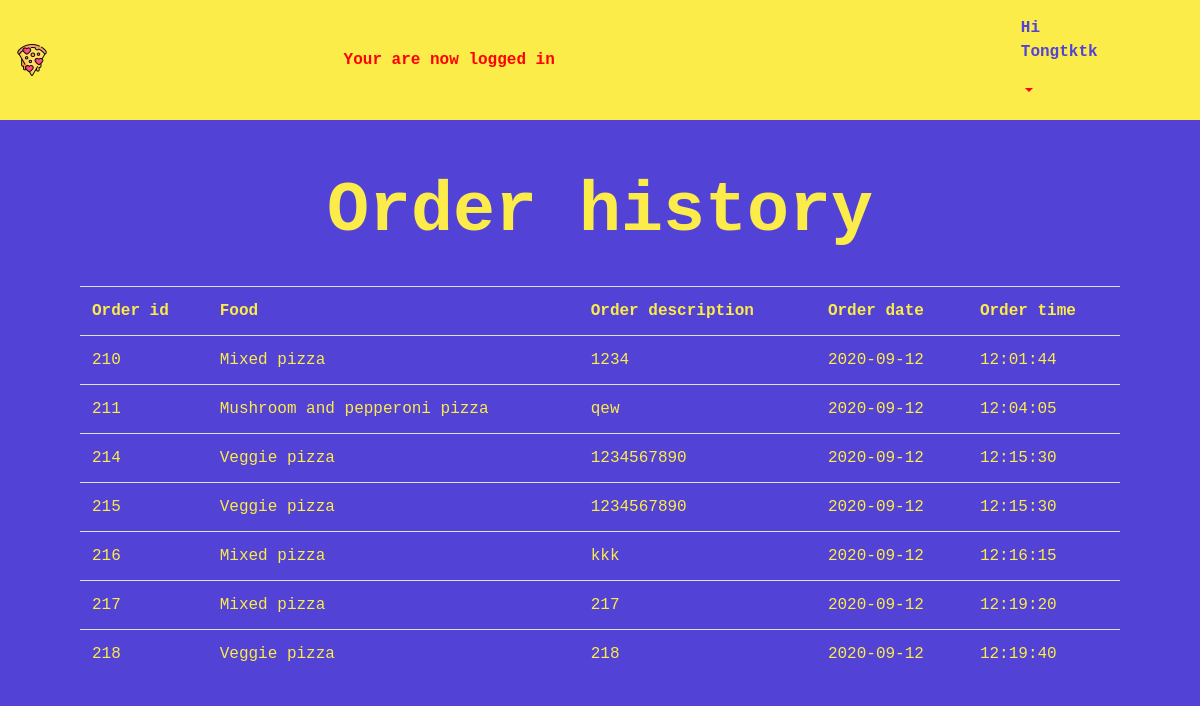
Screenshot of /order_history.php (signed in) with the database file from the repository.
### tables this page shows
CREATE TABLE `orders` (
  `Order_ID` int(11) NOT NULL,
  `Order_description` varchar(200) DEFAULT NULL,
  `Order_date` date NOT NULL DEFAULT current_timestamp(),
  `Order_time` time NOT NULL DEFAULT current_timestamp(),
  `Account_ID` int(11) DEFAULT NULL,
  `Food_ID` int(11) DEFAULT NULL
);

CREATE TABLE `foods` (
  `Food_ID` int(11) NOT NULL,
  `Food_type` varchar(50) NOT NULL
);

### order_history.php (the view, shortened to what this page needs)
<!doctype html>
<html lang="en">
<head>
    <link rel="stylesheet" href="https://maxcdn.bootstrapcdn.com/bootstrap/4.0.0/css/bootstrap.min.css"
>
    <link rel="stylesheet" href="history_and_update.css">
</head>
<body data-spy="scroll" data-target=".navbar" data-offset="20">
    <nav class="navbar navbar-expand-lg sticky-top">
        <a class="navbar-brand" href="index.php">
            <?php
                $imgUrl = "assets/pizza.png";
            ?>
            <img src="<?= $imgUrl; ?>"/>
        </a>
        <div class="collapse navbar-collapse" id="navbarSupportedContent">
            <?php if (isset($_SESSION['success'])) : ?>
                <div class="success">
                    <a style="color:red; margin-right:450px;">
                        <?php
                            echo $_SESSION['success'];
                        ?>
                    </a>
                </div>
            <?php endif ?>
            <div class="nav-item dropdown" style="margin-right: 8%; width:8%; height:auto;">
                <a class="nav-link dropdown-toggle" href="#" id="navbarDropdown" role="button" data-toggle="dropdown" aria-haspopup="true" aria-expanded="false" style="color:red;">
                <p style="color: #5243d6;">Hi <strong>
                        <?php echo $_SESSION['name']; ?></strong>
                    </p>
                </a>
            </div>
        </div>
    </nav>
    <section class="container" >
        <center>
            <h1 style="font-size: 70px; font-weight:bold;">Order history</h1>
        <?php
        $con = mysqli_connect('localhost','root','','yuzu pizza');
        $s = "SELECT * FROM orders INNER JOIN foods ON orders.Food_ID = foods.Food_ID INNER JOIN accounts ON orders.Account_ID = accounts.Account_ID WHERE accounts.username =  '".$_SESSION['name']."' ORDER BY Order_ID ASC";
        $result = mysqli_query($con, $s);
        ?>
        <table class='table'>
        <tr>
            <th>Order id</th>
            <th>Food</th>
            <th>Order description</th>
            <th>Order date</th>
            <th>Order time</th>
        </tr>
        <?php
        while($row = mysqli_fetch_array($result)) {
            echo "<tr>";
            echo "<td>" . $row['Order_ID'] . "</td>";
            echo "<td>" . $row['Food_type'] . "</td>";
            echo "<td>" . $row['Order_description'] . "</td>";
            echo "<td>" . $row['Order_date'] . "</td>";
            echo "<td>" . $row['Order_time'] . "</td>";
            echo "</tr>";
        }
        echo "</table>";
        ?>
        </center>
    </section>
</body>
</html>

### history_and_update.css (style rules this page uses)
html { scroll-behavior: smooth; }
body { background-color:#5243d6; font-family: 'Courier New', Courier, monospace; color: #fcec49; }
nav { background-color:#fcec49; font-weight: bold; }
.container { padding: 50px ; }

### rows the page displays
orders: Order_ID "210", Food_ID.Food_type "Mixed pizza", Order_description "1234", Order_date "2020-09-12", Order_time "12:01:44"
orders: Order_ID "211", Food_ID.Food_type "Mushroom and pepperoni pizza", Order_description "qew", Order_date "2020-09-12", Order_time "12:04:05"
orders: Order_ID "214", Food_ID.Food_type "Veggie pizza", Order_description "1234567890", Order_date "2020-09-12", Order_time "12:15:30"
orders: Order_ID "215", Food_ID.Food_type "Veggie pizza", Order_description "1234567890", Order_date "2020-09-12", Order_time "12:15:30"
orders: Order_ID "216", Food_ID.Food_type "Mixed pizza", Order_description "kkk", Order_date "2020-09-12", Order_time "12:16:15"
orders: Order_ID "217", Food_ID.Food_type "Mixed pizza", Order_description "217", Order_date "2020-09-12", Order_time "12:19:20"
orders: Order_ID "218", Food_ID.Food_type "Veggie pizza", Order_description "218", Order_date "2020-09-12", Order_time "12:19:40"

### other values shown
$_SESSION['success'] "Your are now logged in"
$_SESSION['name'] "Tongtktk"
